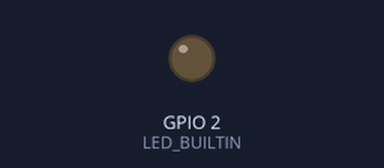
This program was run on a simulated ESP8266 (NodeMCU). On the bench: output pins drawn as LEDs (lit = HIGH, except the on-board LED, lit = LOW). WiFi joins after 1.5 s; servers stay silent unless stated.

Above: at 1.6 s.
At 38.05 s:
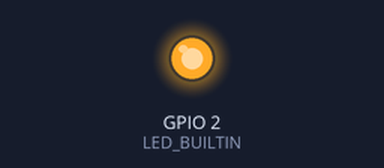
Timing chart, 0 to 40.0 s (numbered marks = the images above):
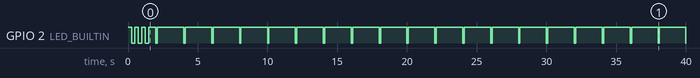

Measured:
- by itself, GPIO 2 (LED_BUILTIN): HIGH → LOW at 0.25 s, → HIGH 0.25 s later, → LOW 0.25 s later, → HIGH 0.25 s later, … (45 changes in this stretch)

The program:

main.cpp
```cpp
#include <Arduino.h>
#include <ESP8266WiFi.h>
#include <ESP8266mDNS.h>

#include "bridge_config.h"
#include "secrets.h"

#ifndef SERIAL_DIAGNOSTICS
#define SERIAL_DIAGNOSTICS 0
#endif

WiFiServer bridgeServer(BRIDGE_TCP_PORT);
WiFiClient backendClient;

uint8_t copyBuffer[COPY_BUFFER_SIZE];
uint32_t lastWifiAttemptAt = 0;
bool mdnsStarted = false;
uint32_t lastDiagnosticAt = 0;

static void updateStatusLed() {
  if (WiFi.status() != WL_CONNECTED) {
    digitalWrite(
        LED_BUILTIN,
        ((millis() / WIFI_CONNECT_BLINK_MS) % 2) ? LOW : HIGH
    );
    return;
  }

  if (backendClient && backendClient.connected()) {
    digitalWrite(LED_BUILTIN, LOW);
    return;
  }

  digitalWrite(
      LED_BUILTIN,
      (millis() % WIFI_READY_HEARTBEAT_MS) < WIFI_READY_PULSE_MS ? LOW : HIGH
  );
}

static void connectWifiIfNeeded() {
  if (WiFi.status() == WL_CONNECTED) {
    return;
  }

  const uint32_t now = millis();
  if (lastWifiAttemptAt != 0 &&
      now - lastWifiAttemptAt < WIFI_RETRY_INTERVAL_MS) {
    return;
  }

  lastWifiAttemptAt = now;
  WiFi.disconnect();
  WiFi.hostname(BRIDGE_NAME);
  WiFi.begin(WIFI_SSID, WIFI_PASSWORD);
}

static void startNetworkServicesIfNeeded() {
  if (WiFi.status() != WL_CONNECTED || mdnsStarted) {
    return;
  }

  bridgeServer.begin();
  bridgeServer.setNoDelay(true);

  mdnsStarted = MDNS.begin(BRIDGE_NAME);
  if (mdnsStarted) {
    MDNS.addService("homekey-pn532", "tcp", BRIDGE_TCP_PORT);
  }
}

static void acceptBackend() {
  if (!bridgeServer.hasClient()) {
    return;
  }

  WiFiClient candidate = bridgeServer.accept();
  if (backendClient && backendClient.connected()) {
    // Exactly one backend may own the PN532 UART at a time.
    candidate.stop();
    return;
  }

  backendClient = candidate;
  backendClient.setNoDelay(true);
  backendClient.keepAlive(5, 3, 3);

  // Do not deliver bytes left over from a previous, interrupted NFC session.
  while (Serial.available()) {
    Serial.read();
  }
}

static void copySocketToPn532() {
  if (!backendClient || !backendClient.connected()) {
    return;
  }

  int available = backendClient.available();
  while (available > 0) {
    const size_t wanted =
        min(static_cast<size_t>(available), sizeof(copyBuffer));
    const int received = backendClient.read(copyBuffer, wanted);
    if (received <= 0) {
      return;
    }
    Serial.write(copyBuffer, static_cast<size_t>(received));
    available = backendClient.available();
    yield();
  }
}

static void copyPn532ToSocket() {
  if (!backendClient || !backendClient.connected()) {
    // Drain responses when nobody owns the reader so stale frames cannot leak
    // into the next connection.
    while (Serial.available()) {
      Serial.read();
    }
    return;
  }

  int available = Serial.available();
  while (available > 0) {
    const size_t wanted =
        min(static_cast<size_t>(available), sizeof(copyBuffer));
    const size_t received = Serial.readBytes(copyBuffer, wanted);
    if (received == 0) {
      return;
    }
    backendClient.write(copyBuffer, received);
    available = Serial.available();
    yield();
  }
}

static void printDiagnosticsIfNeeded() {
#if SERIAL_DIAGNOSTICS
  const uint32_t now = millis();
  if (lastDiagnosticAt != 0 && now - lastDiagnosticAt < 2000) {
    return;
  }
  lastDiagnosticAt = now;

  Serial.print("[bridge] Wi-Fi: ");
  if (WiFi.status() != WL_CONNECTED) {
    Serial.println("connecting...");
    return;
  }

  Serial.print("connected, IP=");
  Serial.print(WiFi.localIP());
  Serial.print(", RSSI=");
  Serial.print(WiFi.RSSI());
  Serial.print(" dBm, TCP=");
  Serial.print(BRIDGE_TCP_PORT);
  Serial.print(", host=");
  Serial.print(BRIDGE_NAME);
  Serial.println(".local");
#endif
}

void setup() {
  pinMode(LED_BUILTIN, OUTPUT);
  digitalWrite(LED_BUILTIN, HIGH);

  // The only UART is dedicated to PN532 HSU. Do not print debug output here.
  Serial.begin(PN532_BAUD_RATE, SERIAL_8N1);
  Serial.setTimeout(2);

#if SERIAL_DIAGNOSTICS
  delay(500);
  Serial.println();
  Serial.println("[bridge] ESP8266 Home Key diagnostic build");
#endif

  WiFi.persistent(false);
  WiFi.mode(WIFI_STA);
  // Modem sleep can defer TCP traffic long enough to miss nfcpy's short PN532
  // acknowledgement windows. A mains-powered door reader favours latency.
  WiFi.setSleepMode(WIFI_NONE_SLEEP);
  WiFi.setAutoReconnect(true);
  connectWifiIfNeeded();
}

void loop() {
  updateStatusLed();

  if (WiFi.status() != WL_CONNECTED) {
    if (backendClient) {
      backendClient.stop();
    }
    mdnsStarted = false;
    connectWifiIfNeeded();
    delay(1);
    return;
  }

  startNetworkServicesIfNeeded();

#if SERIAL_DIAGNOSTICS
  printDiagnosticsIfNeeded();
  if (mdnsStarted) {
    MDNS.update();
  }
  delay(1);
  return;
#endif

  acceptBackend();

  if (backendClient && !backendClient.connected()) {
    backendClient.stop();
  }

  copySocketToPn532();
  copyPn532ToSocket();

  if (mdnsStarted) {
    MDNS.update();
  }
  yield();
}
```

secrets.example.h
```cpp
#pragma once

// Copy this file to secrets.h and enter the door-reader Wi-Fi details.
// secrets.h is ignored by git.
constexpr char WIFI_SSID[] = "YOUR_WIFI_NAME";
constexpr char WIFI_PASSWORD[] = "YOUR_WIFI_PASSWORD";
```

bridge_config.h
```cpp
#pragma once

#include <Arduino.h>

// Give each physical bridge a unique name. It appears in DHCP/mDNS.
constexpr char BRIDGE_NAME[] = "homekey-front-door";

// Raw PN532 HSU transport. Keep this LAN-only during the prototype.
constexpr uint16_t BRIDGE_TCP_PORT = 7331;
constexpr uint32_t PN532_BAUD_RATE = 115200;

// Hardware UART pins on the ESP8266:
//   GPIO3 / RX <- PN532 TX (often labelled SDA)
//   GPIO1 / TX -> PN532 RX (often labelled SCL)
//
// The USB serial adapter must be disconnected from GPIO1/GPIO3 after flashing.
constexpr size_t COPY_BUFFER_SIZE = 512;
constexpr uint32_t WIFI_RETRY_INTERVAL_MS = 5000;

// NodeMCU-style ESP8266 boards normally have an active-low LED on LED_BUILTIN.
// Fast blink = joining Wi-Fi, heartbeat = Wi-Fi ready, solid = backend attached.
constexpr uint32_t WIFI_CONNECT_BLINK_MS = 250;
constexpr uint32_t WIFI_READY_HEARTBEAT_MS = 2000;
constexpr uint32_t WIFI_READY_PULSE_MS = 100;
```
